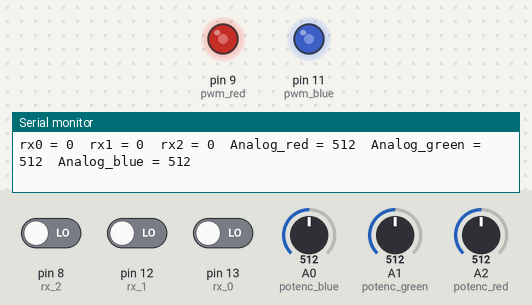
The sketch below on a simulated Arduino Uno, built with avr-gcc and run on an emulated ATmega328P. On the bench: output pins drawn as LEDs (lit = HIGH), the last lines printed to the serial monitor. The inputs (shaded band) are chosen by the test bench; at power-on: A0 (potenc_blue) = 512, A2 (potenc_red) = 512, pin 8 (rx_2) LOW, pin 12 (rx_1) LOW, pin 13 (rx_0) LOW, A1 (potenc_green) = 512. Pins used as bus, display or sensor lines are not drawn.

Above: at 1.2 s.
1.3 s: A0 (potenc_blue) set to 716
At 2.0 s:
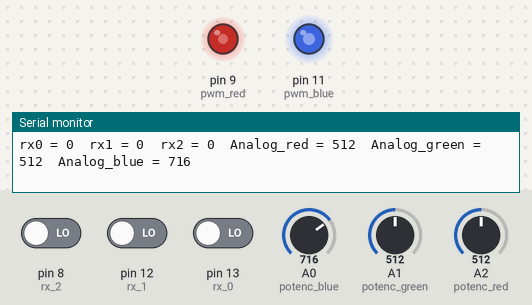
3.0 s: A2 (potenc_red) set to 716
At 4.2 s:
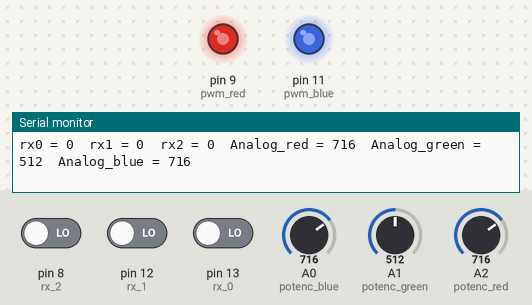
4.6 s: A0 (potenc_blue) set to 900
At 5.1 s:
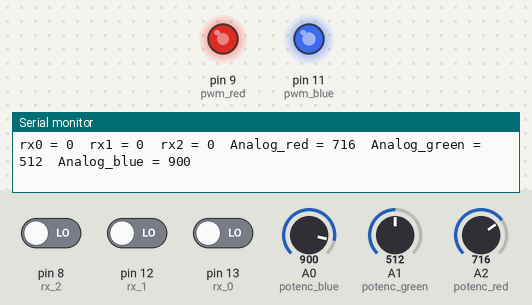
6.2 s: A2 (potenc_red) set to 900
At 7.3 s:
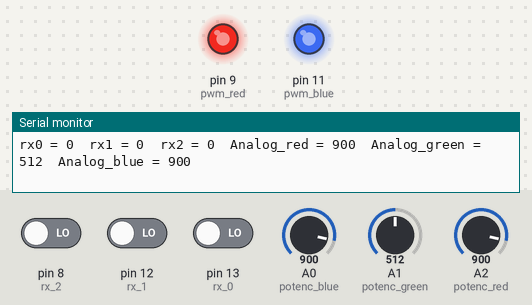
7.7 s: A0 (potenc_blue) set to 511
At 8.3 s:
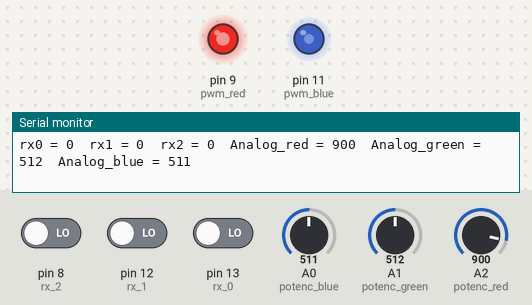
9.3 s: A2 (potenc_red) set to 122
At 10.5 s:
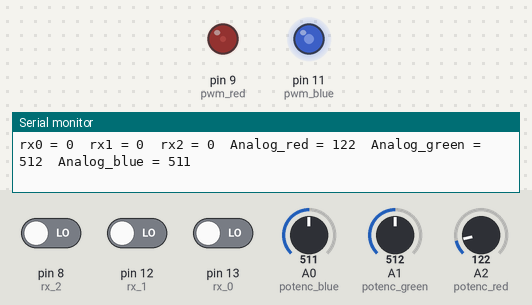
Timing chart, 0 to 11.8 s (numbered marks = the images above; inputs shaded):
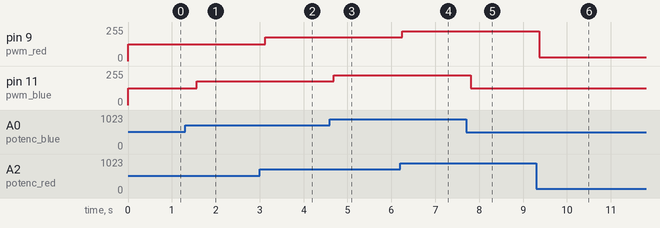

The sketch:

LED_ONE_RGB.ino
```cpp
#define potenc_blue A0
#define potenc_green A1
#define potenc_red A2

#define latch_blue 7
#define latch_red 6
#define latch_green 5

#define rx_0 13
#define rx_1 12
#define rx_2  8

#define pwm_red 9
#define pwm_green 10
#define pwm_blue 11

int sig_red = 0;
int sig_green = 0;
int sig_blue = 0;


int green = 0;
//int blue = 0;
//int red = 0;

bool green_stan = false;
bool red_stan = false;
bool blue_stan = false;


void setup() {

  Serial.begin(9600);

pinMode(latch_blue, OUTPUT);
pinMode(latch_red, OUTPUT);
pinMode(latch_green, OUTPUT);

digitalWrite(latch_blue, HIGH);
digitalWrite(latch_red, HIGH);
digitalWrite(latch_green, HIGH);

pinMode(rx_0, INPUT); //wejscie radio
pinMode(rx_1, INPUT);
pinMode(rx_2, INPUT);

}

void loop() {

  if(digitalRead(rx_0)){
    green_stan =! green_stan;
    }

  if(digitalRead(rx_1)){
    red_stan =! red_stan;
    }

  if(digitalRead(rx_2)){
    blue_stan =! blue_stan;
    }

  sig_red = map(analogRead(potenc_red), 0, 1023, 0, 255);
  sig_green = map(analogRead(potenc_green), 0, 1023, 0, 255);
  sig_blue = map(analogRead(potenc_blue), 0, 1023, 0, 255);

  analogWrite(pwm_red, sig_red);
  //analogWrite(pwm_green, sig_green);
  analogWrite(pwm_blue, sig_blue);

  digitalWrite(latch_blue, blue_stan);
  digitalWrite(latch_red, red_stan);
  digitalWrite(latch_green, green_stan);

  Serial.print("rx0 = ");
  Serial.print(green_stan);

  Serial.print("  rx1 = ");
  Serial.print(red_stan);

  Serial.print("  rx2 = ");
  Serial.print(blue_stan);

  Serial.print("  Analog_red = ");
  Serial.print(analogRead(potenc_red));

  Serial.print("  Analog_green = ");
  Serial.print(analogRead(potenc_green));

  Serial.print("  Analog_blue = ");
  Serial.println(analogRead(potenc_blue));


  delay(500);

}
```

Measured:
- after the input at 1.3 s, pin 11 (pwm_blue): 127/255 → 178/255 after 0.26 s
- after the input at 3.0 s, pin 9 (pwm_red): 127/255 → 178/255 after 0.12 s
- after the input at 4.6 s, pin 11 (pwm_blue): 178/255 → 224/255 after 0.08 s
- after the input at 6.2 s, pin 9 (pwm_red): 178/255 → 224/255 at once
- after the input at 7.7 s, pin 11 (pwm_blue): 224/255 → 127/255 after 0.11 s
- after the input at 9.3 s, pin 9 (pwm_red): 224/255 → 30/255 after 0.07 s
